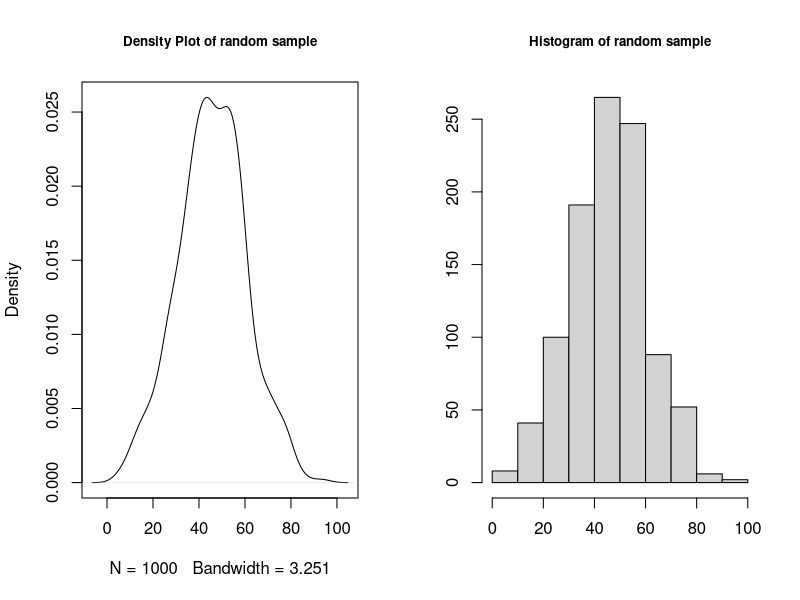
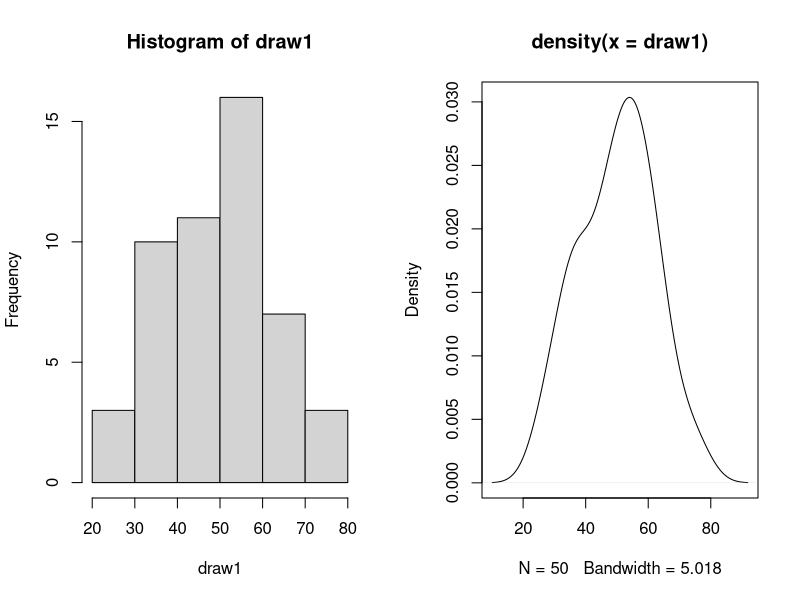
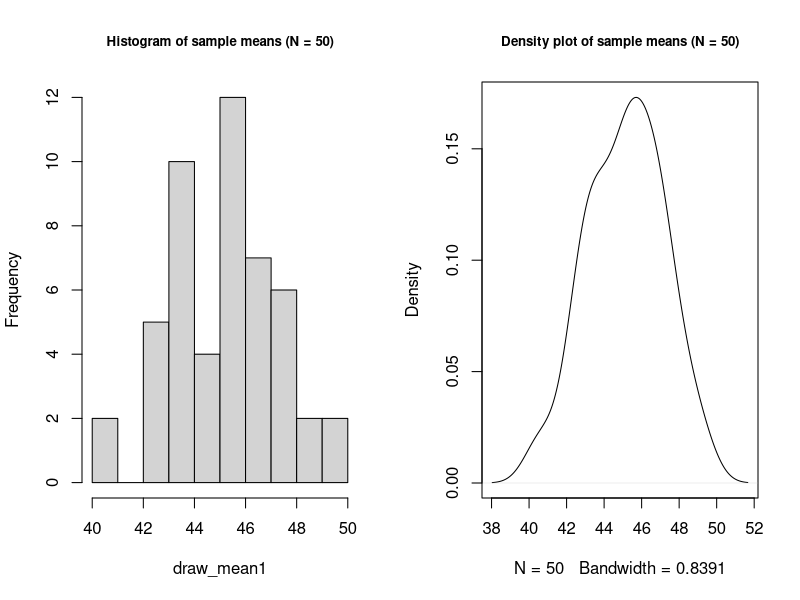
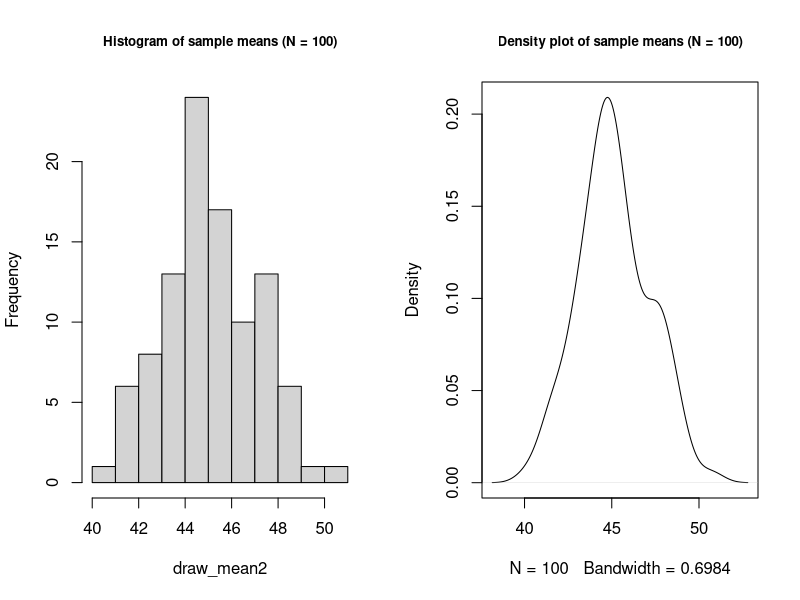
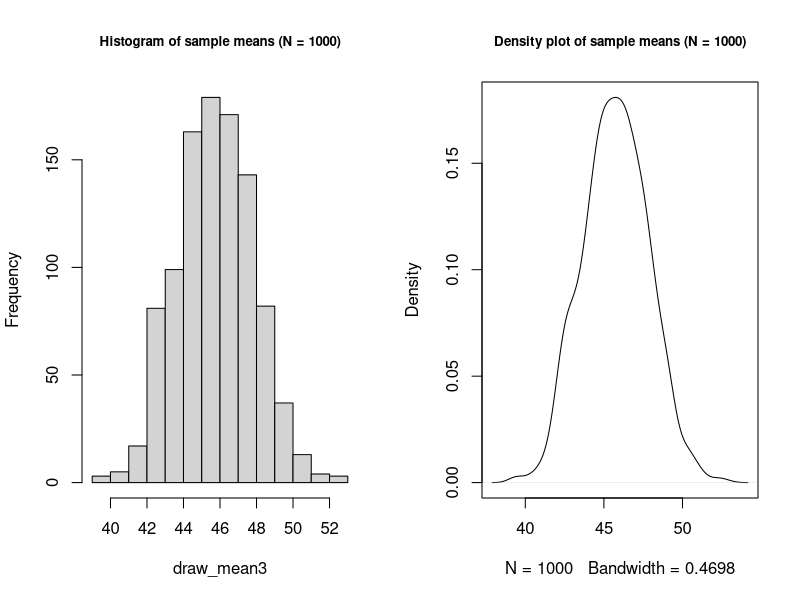
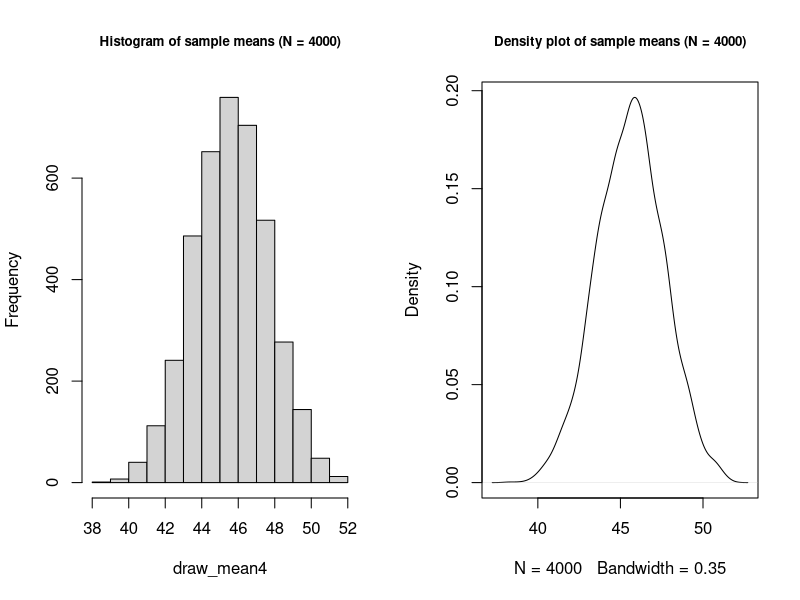

These charts were generated, in order, by the following R code:
## ---- chunk 1
knitr::opts_chunk$set(echo = TRUE)
## ---- chunk 2
# Set seed allows for reproducible results and for the document to produce the exact sample numbers and samples 
set.seed(12345)  

# A sample of 400 observations from a normal distribution with mean = 2.25 and sd = 2. 
dat1 <- rnorm(1000, 45, 15)

# We can visualize our data using the R functions plot(), density(), and hist()

# This creates matrix of m rows by n columns to be able to plot more than one plot
par(mfrow=c(1,2))

# Creates a density plot of the data
plot(density(dat1), main="Density Plot of random sample", cex.main = 0.8)

# Creates a histogram of the data 
hist(dat1, main = "Histogram of random sample", ylab="", xlab="", cex.main = 0.8) 
## ---- chunk 3
# Draw 50 observations and take the mean of the draw 
N <- 50 # Storing the number of observations
 # Randomly draw from the above simulated data N times and stores it in draw1
draw1 <- sample(dat1, N) 
mean(draw1) # Computes the mean of the draw

par(mfrow=c(1,2))
hist(draw1) # Plots a histogram of the draw
plot(density(draw1)) # Creates a density plot of the draw
## ---- chunk 4
N <- 50 # Set the size of sample
ITER <- 50 # Set the number of iterations

# Create empty vector of length ITER to store results 
draw_mean1 <- rep(NA, length=ITER)

# Creates a loop to draw 20 observations from the simulated data (dat1), takes the mean of the 20 observations, and stores the mean and repeates this, over the loop, ITER times (in this case 50 times)
for (i in 1:ITER){
  draw_mean1[i] <- mean(sample(dat1, N))
}

mean(draw_mean1)

par(mfrow=c(1,2))
# Plots a histogram of the sample means
hist(draw_mean1, main="Histogram of sample means (N = 50)", cex.main = 0.8)
# Creates a density plot of the sample means 
plot(density(draw_mean1), main = "Density plot of sample means (N = 50)", cex.main = 0.8)
## ---- chunk 5
N <- 50 # Set the size of sample
ITER <- 100 # Set the number of iterations

# Create empty vector of length ITER to store results 
draw_mean2 <- rep(NA, length=ITER)

# Creates a loop to draw 20 observations from the simulated data (dat1), takes the mean of the 20 observations, and stores the mean and repeates this, over the loop, ITER times (in this case 100 times)
for (i in 1:ITER){
  draw_mean2[i] <- mean(sample(dat1, N))
}

mean(draw_mean2)

par(mfrow=c(1,2))
# Plots a histogram of the sample means
hist(draw_mean2, main="Histogram of sample means (N = 100)", cex.main = 0.8)
# Creates a density plot of the sample means
plot(density(draw_mean2), main="Density plot of sample means (N = 100)", cex.main = 0.8) 
## ---- chunk 6
N <- 50 # Set the size of sample
ITER <- 1000 # Set the number of iterations

# Create empty vector of length ITER to store results 
draw_mean3 <- rep(NA, length=ITER)

# Creates a loop to draw 20 observations from the simulated data (dat1), takes the mean of the 20 observations, and stores the mean and repeates this, over the loop, ITER times (in this case 1000 times)
for (i in 1:ITER){
  draw_mean3[i] <- mean(sample(dat1, N))
}

mean(draw_mean3)

par(mfrow=c(1,2))
# Plots a histogram of the sample means
hist(draw_mean3, main="Histogram of sample means (N = 1000)", cex.main = 0.8)
plot(density(draw_mean3), main="Density plot of sample means (N = 1000)", cex.main = 0.8) # Creates a density plot of the sample means 
## ---- chunk 7
N <- 50 # Set the size of sample
ITER <- 4000 # Set the number of iterations

# Create empty vector of length ITER to store results 
draw_mean4 <- rep(NA, length=ITER)

# Creates a loop to draw 20 observations from the original sample (dat1), takes the mean of the 20 observations, and stores the mean and iterates over the loop ITER times (in this case 4000 times)
for (i in 1:ITER){
  draw_mean4[i] <- mean(sample(dat1, N))
}

mean(draw_mean4)

par(mfrow=c(1,2))
hist(draw_mean4, main="Histogram of sample means (N = 4000)", cex.main = 0.8) # Plots a histogram of the sample means
plot(density(draw_mean4), main="Density plot of sample means (N = 4000)", cex.main = 0.8) # Creates a density plot of the sample means 
## ---- chunk 8
## Insert your code here
## ---- chunk 9
# Sampling distribution of the mean from a uniform distribution of size 50 

N <- 50 # Set the size of sample 
ITER <- 50 # Set the number of iterations for the size of the sampling distribution 

draw_mean_uni1 <- # inset code here

# Sample from the simulated data (from a uniform distribution stored above)
  # find the mean, and store the value ITER times
for (i in 1:ITER){
  # Insert code here to store sample means 
}

# Show your results visually
# Insert code here 
## ---- chunk 10
# Sampling distribution of the mean from a uniform distribution of size 100 

N <- 50 # Set the size of sample 
ITER <- 100
# Insert code here
## ---- chunk 11
# Sampling distribution of the mean from a uniform distribution of size 1000 

N <- 50 # Set the size of sample 
ITER <- 1000
# Insert code here
## ---- chunk 12
# Sampling distribution of the mean from a uniform distribution of size 4000 

N <- 50 # Set the size of sample 
ITER <- 4000

# Insert code here
